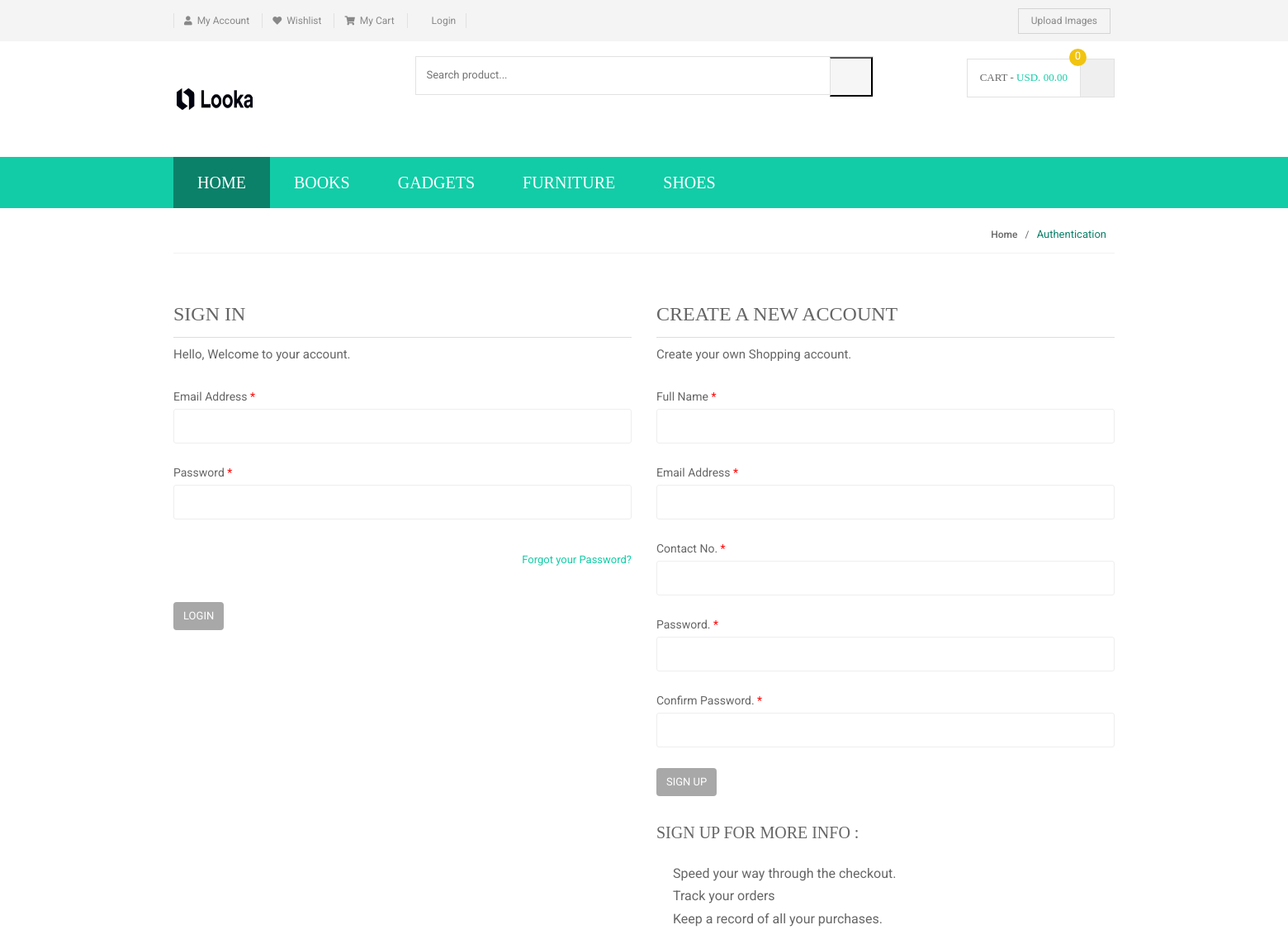
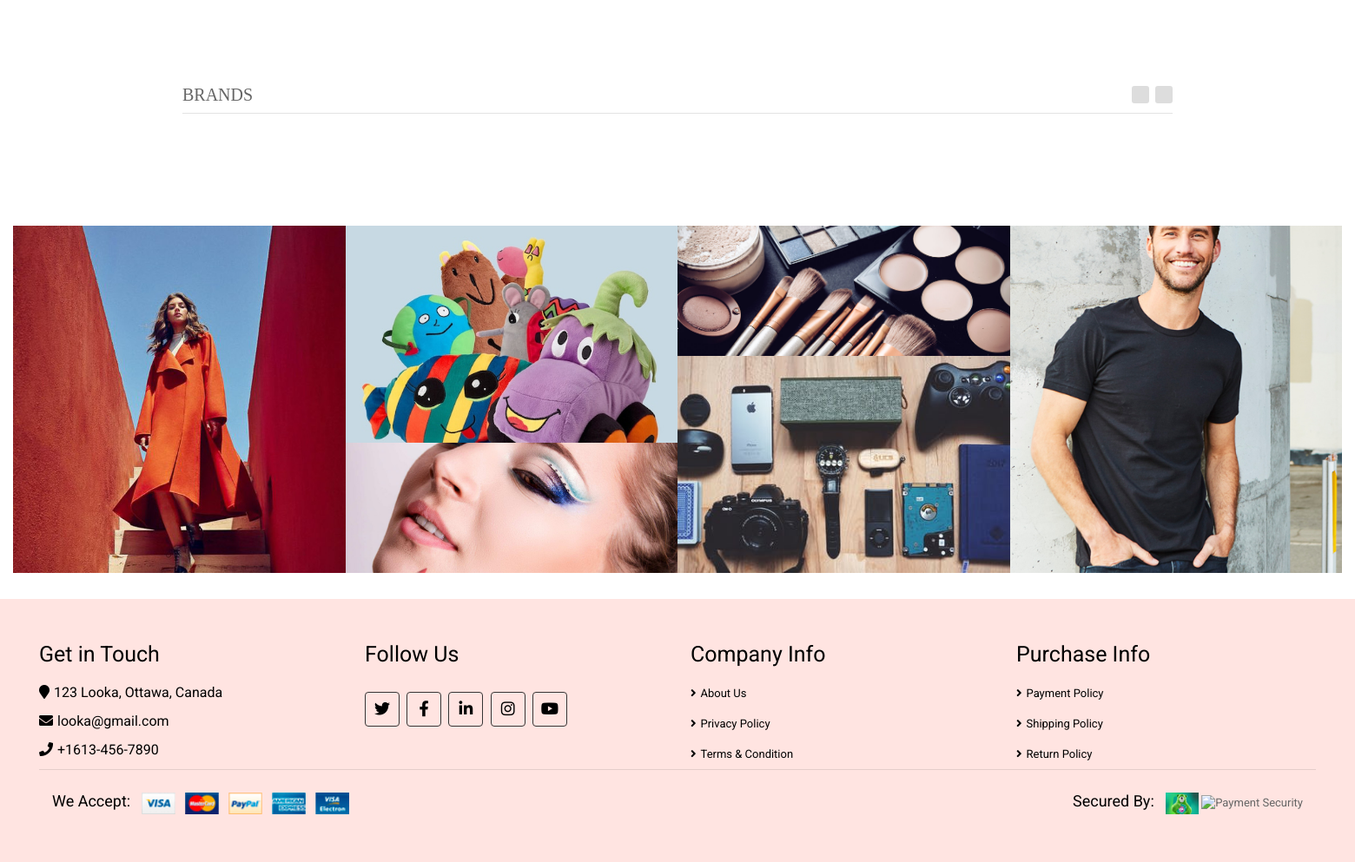
Page /ProductFiles/login.php on the committed database (2 pictures, top to bottom).
### tables this page shows
CREATE TABLE `category` (
  `id` int(11) NOT NULL,
  `categoryName` varchar(255) DEFAULT NULL,
  `categoryDescription` longtext,
  `creationDate` timestamp NOT NULL DEFAULT CURRENT_TIMESTAMP,
  `updationDate` varchar(255) DEFAULT NULL
);

### ProductFiles/includes/menu-bar.php (the view, shortened to what this page needs)
<div class="header-nav animate-dropdown">
    <div class="container">
        <div class="yamm navbar navbar-default" role="navigation">
            <div class="nav-bg-class">
                <div class="navbar-collapse collapse" id="mc-horizontal-menu-collapse">
				<div class="nav-outer">
					<ul class="nav navbar-nav">
						<li class="active dropdown yamm-fw">
							<a href="index.php" data-hover="dropdown" class="dropdown-toggle">Home</a>
						</li>
						<?php $sql=mysqli_query($con,"select id,categoryName  from category limit 6");
						while($row=mysqli_fetch_array($sql))
						{
						?>
						<li class="dropdown yamm">
							<a href="category.php?cid=<?php echo $row['id'];?>"> <?php echo $row['categoryName'];?></a>
						</li>
						<?php } ?>
					</ul>
		<div class="clearfix"></div>
	</div>
</div>
            </div>
        </div>
    </div>
</div>

### ProductFiles/assets/css/lightbox.css (style rules this page uses)
body:after { content: url(../images/close.png) url(../images/loading.gif) url(../images/prev.png) url(../images/next.png); display: none; }

### rows in the picture
category: categoryName "BOOKS"
category: categoryName "GADGETS"
category: categoryName "FURNITURE"
category: categoryName "SHOES"
